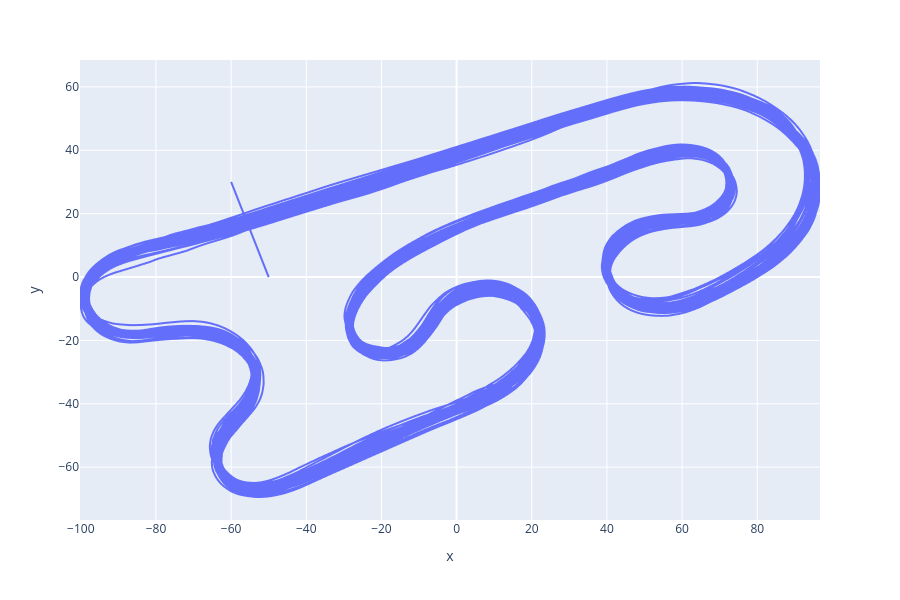

Notebook code cell kept with this figure:
### Code cell
fig = px.line(
    x=[cs.local(s).x for s in samples[500:]], y=[cs.local(s).y for s in samples[500:]]
)

laps.sectors.start_line = Segment(
    first=Point(x=-60, y=30),
    second=Point(x=-50, y=0),
)
fig.add_trace(
    px.line(
        x=[laps.sectors.start_line.first.x, laps.sectors.start_line.second.x],
        y=[laps.sectors.start_line.first.y, laps.sectors.start_line.second.y],
    ).data[0]
)

# # Play around to set right start line.
# s1 = Point(x=-110, y=-409)
# s2 = Point(x=-104, y=-415)

# fig.add_trace(px.line(x=[s1.x, s2.x], y=[s1.y, s2.y]).data[0])
fig.update_layout(height=600)

### Figure 1 — Plotly figure (JSON) as saved in the notebook; plotly's stock layout.template omitted (floating-point values rounded to 4 significant figures; data arrays with more than 128 entries replaced by an {"elided": "..."} marker saying what was removed)
{"data": [{"hovertemplate": "x=%{x}<br>y=%{y}<extra></extra>", "legendgroup": "", "line": {"color": "#636efa", "dash": "solid"}, "marker": {"symbol": "circle"}, "mode": "lines", "name": "", "showlegend": false, "type": "scattergl", "x": {"elided": "35856 float values"}, "xaxis": "x", "y": {"elided": "35856 float values"}, "yaxis": "y"}, {"hovertemplate": "x=%{x}<br>y=%{y}<extra></extra>", "legendgroup": "", "line": {"color": "#636efa", "dash": "solid"}, "marker": {"symbol": "circle"}, "mode": "lines", "name": "", "orientation": "v", "showlegend": false, "type": "scatter", "x": [-60.0, -50.0], "xaxis": "x", "y": [30.0, 0.0], "yaxis": "y"}], "layout": {"height": 600, "legend": {"tracegroupgap": 0}, "margin": {"t": 60}, "xaxis": {"anchor": "y", "domain": [0, 1], "title": {"text": "x"}}, "yaxis": {"anchor": "x", "domain": [0, 1], "title": {"text": "y"}}}}
